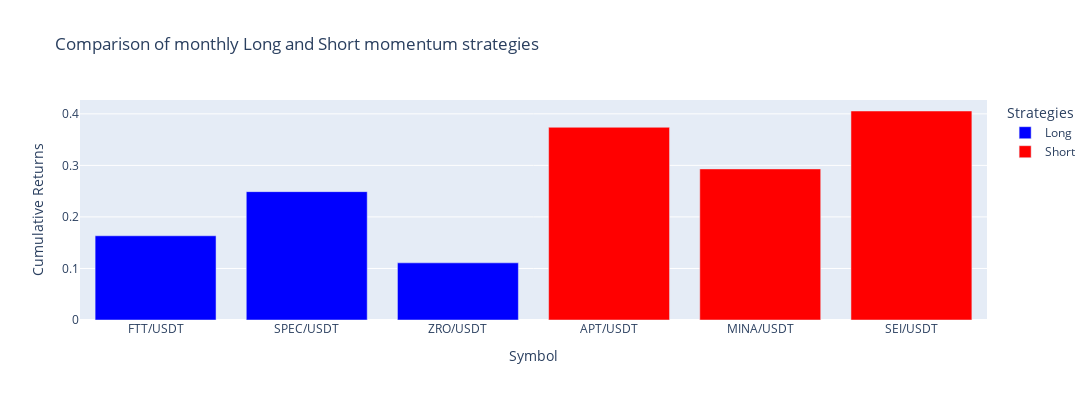

Write notebook code for a chart like this one.
### Code cell
# Comparison of monthly Long and Short momentum strategies
# Initialize an empty figure
fig = go.Figure()

# Add the first strategy (e.g., long strategy)
fig.add_trace(go.Bar(x=long_return_df.index, y=long_return_df.values, marker_color='blue', name="Long"))

# Add the second strategy (e.g., short strategy)
fig.add_trace(go.Bar(x=short_return_df.index, y=short_return_df.values, marker_color='red', name="Short"))

# Update layout for title and axis labels
fig.update_layout(
    title="Comparison of monthly Long and Short momentum strategies",
    width=1200,
    height=400,
    xaxis_title="Symbol",
    yaxis_title="Cumulative Returns",
    legend_title="Strategies",
)
# Show the plot
fig.show()

### Figure 1 — Plotly figure (JSON) as saved in the notebook; plotly's stock layout.template omitted (floating-point values rounded to 4 significant figures)
{"data": [{"marker": {"color": "blue"}, "name": "Long", "type": "bar", "x": ["FTT/USDT", "SPEC/USDT", "ZRO/USDT"], "y": [0.1634, 0.2491, 0.1109]}, {"marker": {"color": "red"}, "name": "Short", "type": "bar", "x": ["APT/USDT", "MINA/USDT", "SEI/USDT"], "y": [0.374, 0.2932, 0.4056]}], "layout": {"height": 400, "legend": {"title": {"text": "Strategies"}}, "title": {"text": "Comparison of monthly Long and Short momentum strategies"}, "width": 1200, "xaxis": {"title": {"text": "Symbol"}}, "yaxis": {"title": {"text": "Cumulative Returns"}}}}
